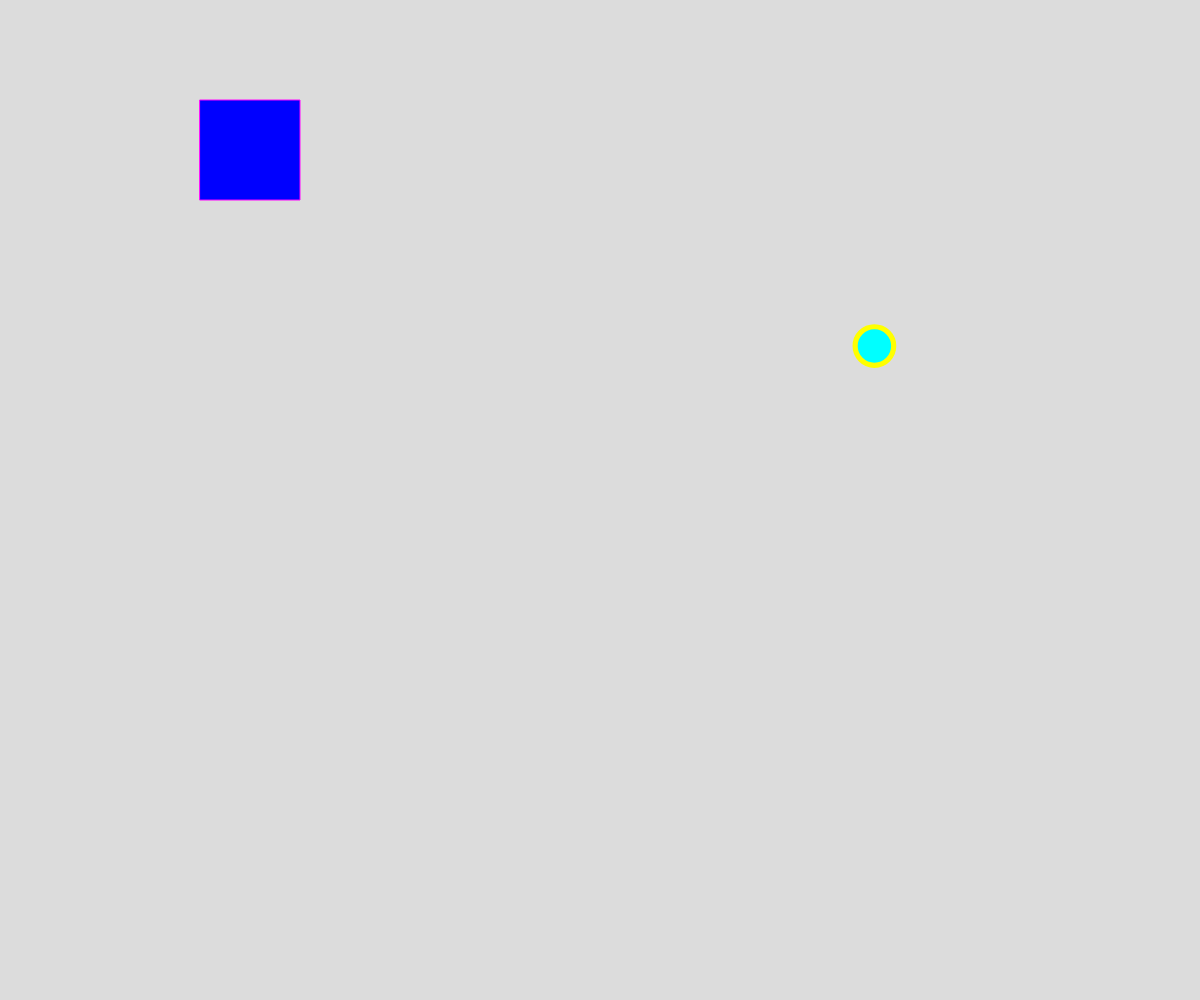
Frame 1 (no input)
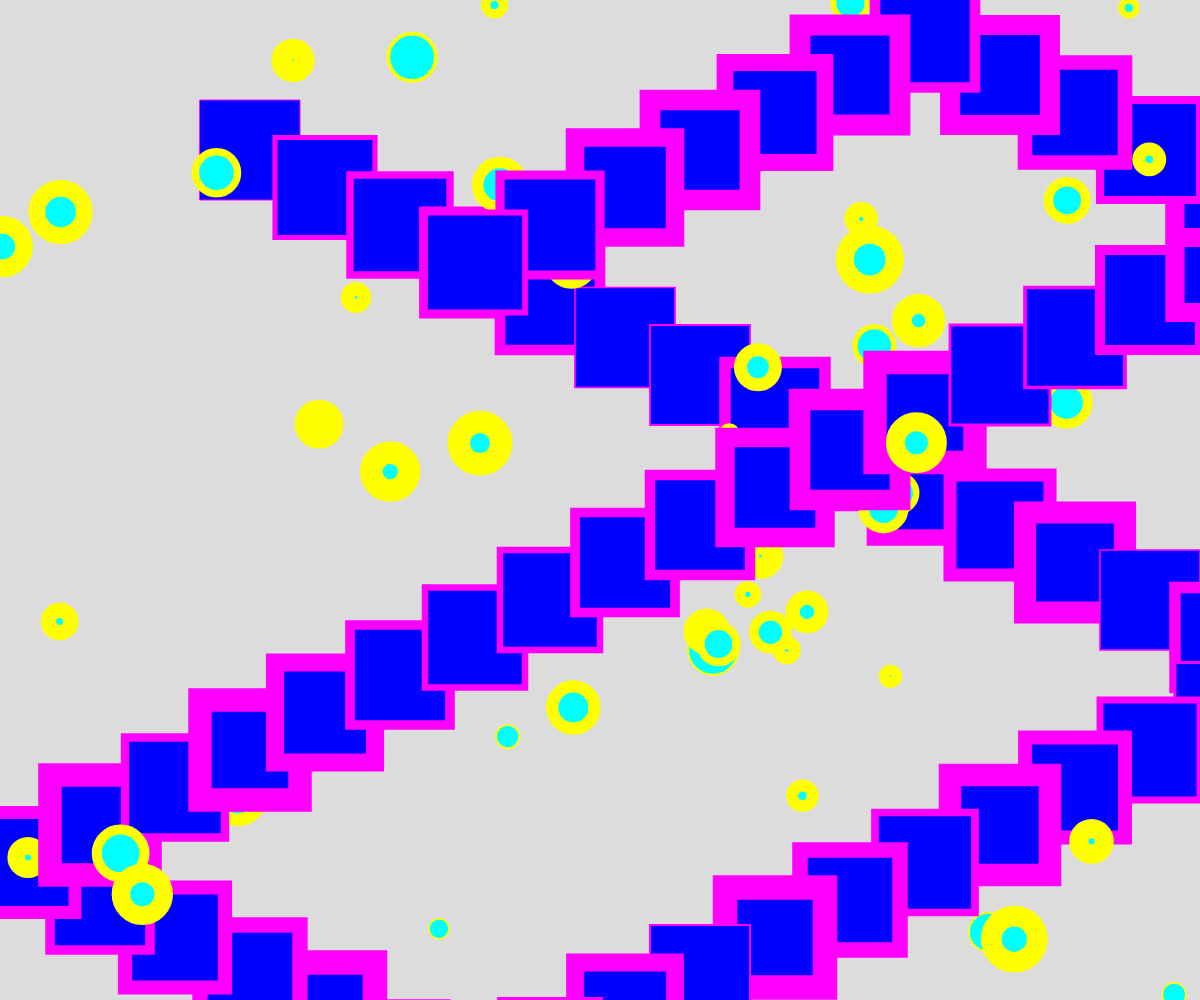
Frame 60 (no input)
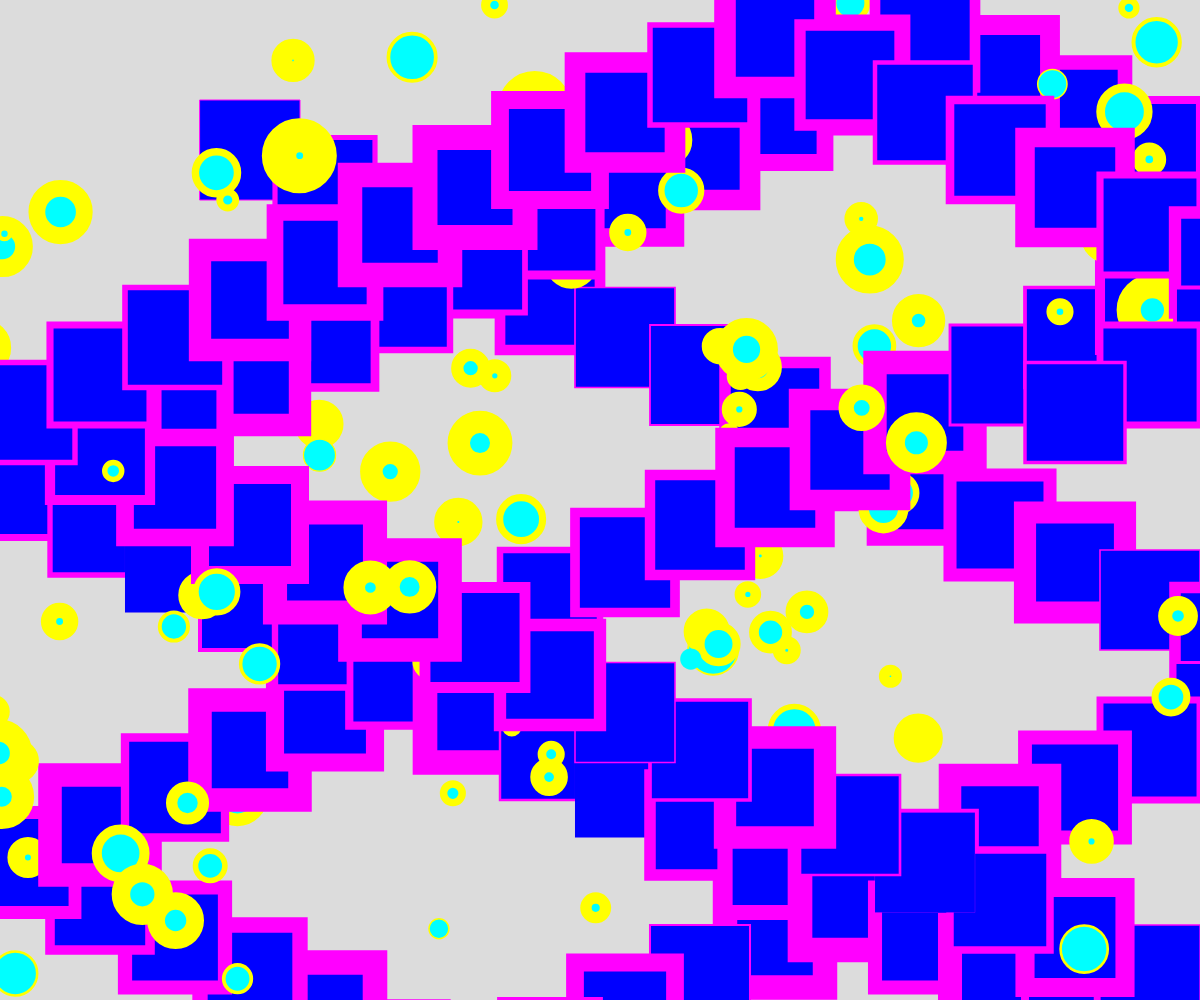
Frame 120 (the mouse pressed at the canvas centre since frame 60)

The p5.js sketch that drew these frames (run headless with seeded random() and noise() and a simulated clock; from frame 60 on, the mouse is pressed at the canvas centre):

// p5.js sketch
// ── sketch.js
let circleSize = 50;
let outlineSize = 10;
let myVariable = 0;
let speedX = 75;
let speedY = 37.5;
let x = 200;
let y = 100;
let a = 50;

function setup() {
  createCanvas(windowWidth, windowHeight);
    background(220);
}

function draw() {
  
  stroke(256, 0, 256)
  fill(0, 0, 256)
  square(x, y, 100,);
  
  x = x + speedX;
  y = y + speedY;
  
  // AND &&
  // OR ||
  
  if (x > width || x < 0) {
    
    console.log(x);
    speedX = speedX * -1;
  }
  
  if (y > height || y < 0) {
      
    console.log(y);
    speedY = speedY * -1;
  }
  
  stroke(256, 256, 0);
  fill(0, 256, 256);
  circleSize = random(10, 50);
  outlineSize = random(0, 25)
  strokeWeight(outlineSize);
  
circle(random(-100,width), random(height), circleSize);
}
